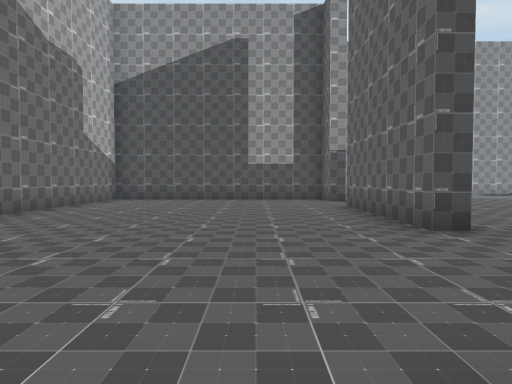
View 1 (above)

21 first-person views from a walk through a Unity game level. The camera is 1.3 m above the floor, tilts 2° down and sees 75° across. The floor is counted in squares, 2 m on a side. Each view is taken from the middle of a square. On the plan, view 1 faces up. The plan holds only what a view shows up to about 10 squares ahead; the rest is blank. The place goes on beyond the plan. The player character is not drawn.

View 2
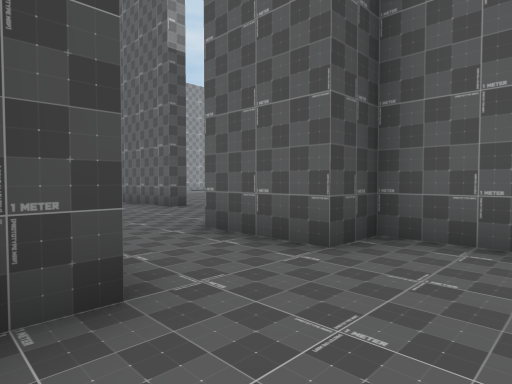

View 3
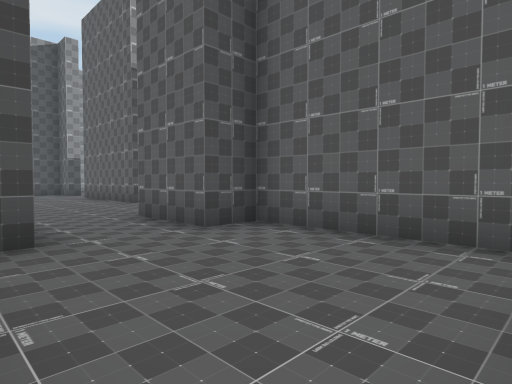

View 4
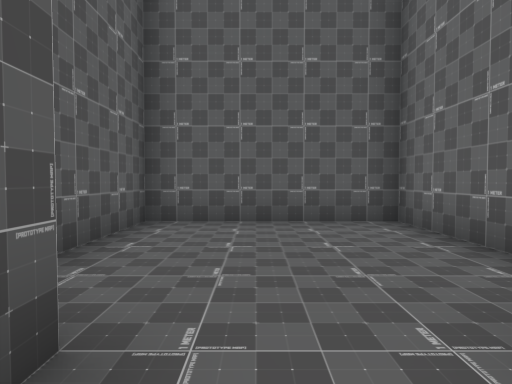

View 5
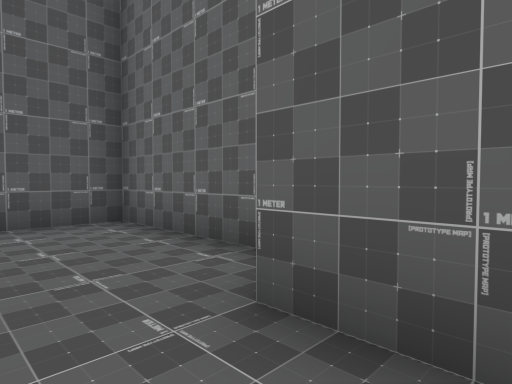

View 6
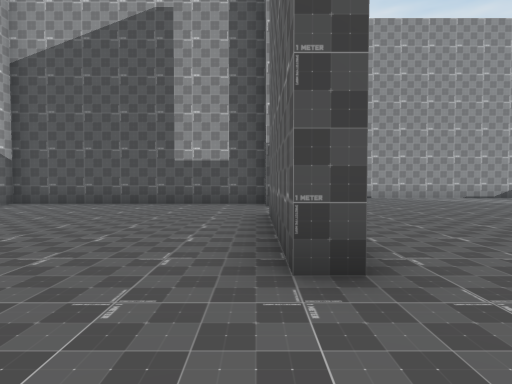

View 7
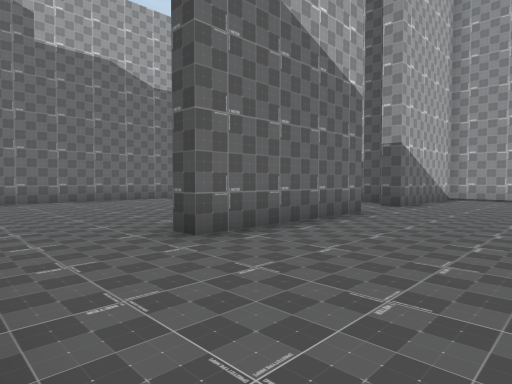

View 8
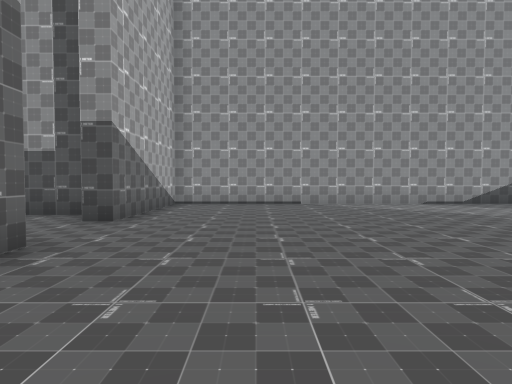

View 9
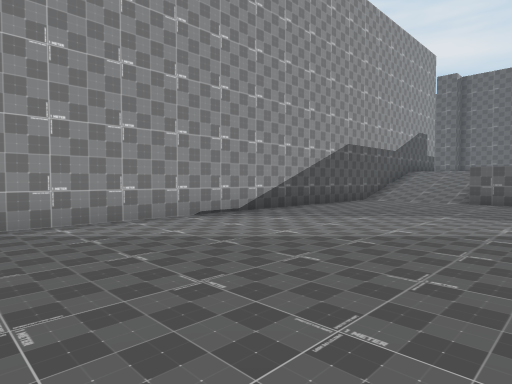

View 10
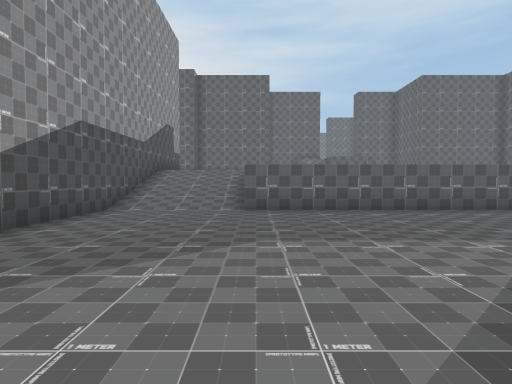

View 11
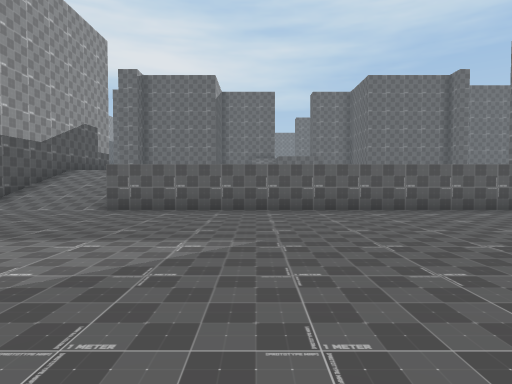

View 12
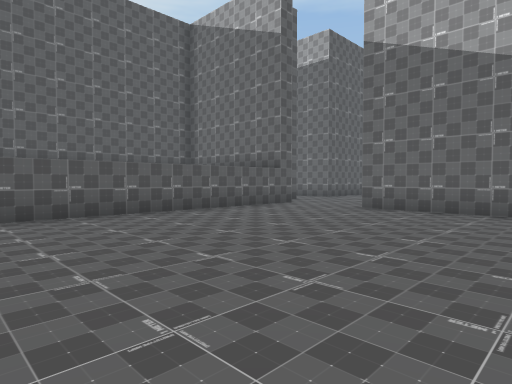

View 13
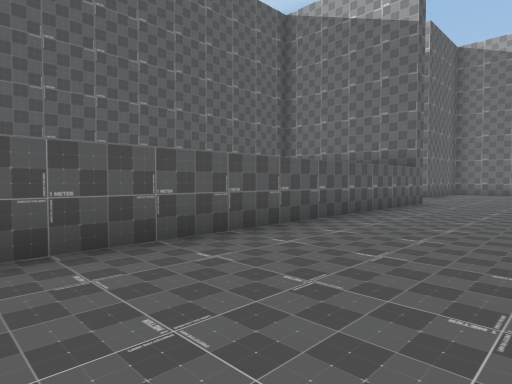

View 14
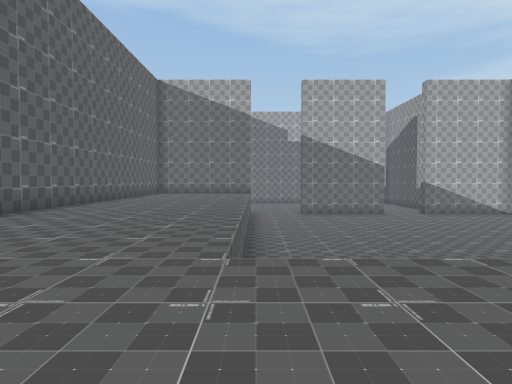

View 15
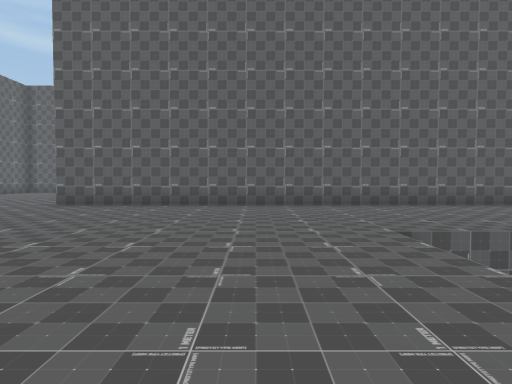

View 16
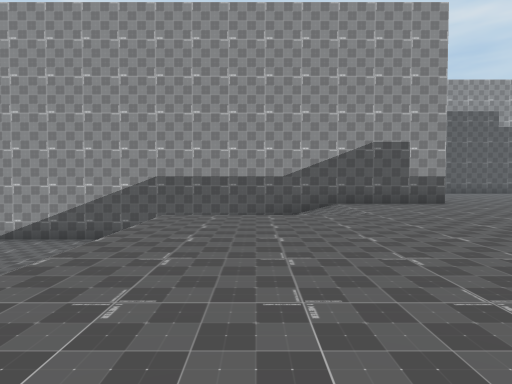

View 17
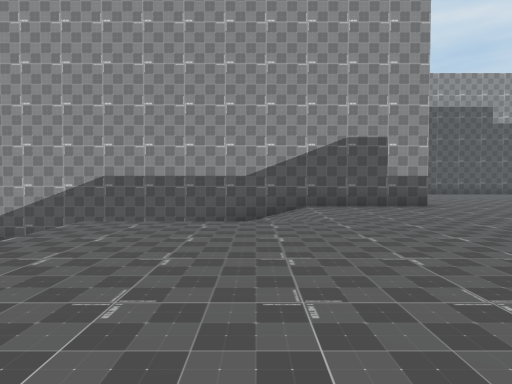

View 18
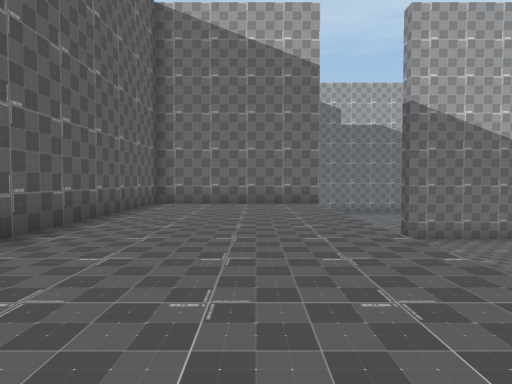

View 19
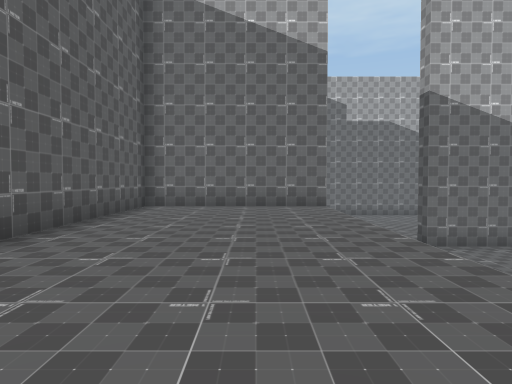

View 20
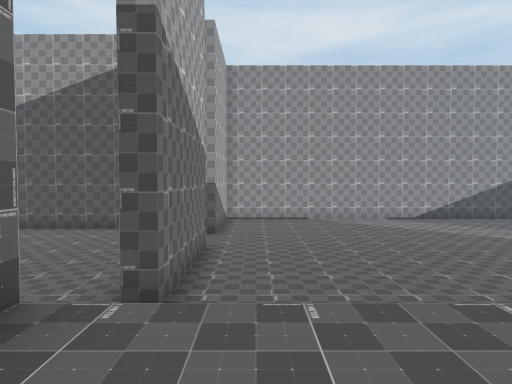

View 21
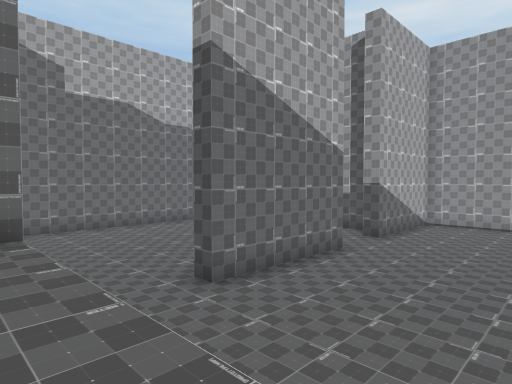

### Floor plan
Key: @ floor where view 1 was taken; # wall or solid block; . main floor; : floor 2 m higher than the main floor; / step, stairs or slope.
Columns run from 5 left of view 1 to 23 right of it. Each row starts with its distance up from view 1.
 15        ######################
 14        #..............////:::
 13        #..............////:::
 12 ########..............////:::
 11 #......#..............:://:::
 10 #.....................::::::
  9 #.....................::::::
  8 #......#..............:::::
  7 #......#..............::::
  6 #......#..............:::
  5 #......#..............:::
  4 #................. ...::::
  3 #.................  ..:::::
  2    ...................:::::
  1     ...#::::::::::::::::::::
  0    #.@##:::::::::::::::::::::
 -1   ##..##:::::::::::::::::::::
 -2   #....#:::::::::::::::::::::
 -3   #....######################
 -4   #....#
 -5   #....#
 -6   ######

Where each view was taken, in squares from view 1:
view 1: 0 up, 0 right, facing up
view 2: 3 down, 2 left, facing up-right
view 3: 5 down, 2 left, facing up-right
view 4: 0 up, 0 right, facing down
view 5: 0 up, 0 right, facing down-left
view 6: 2 up, 2 right, facing up
view 7: 2 up, 6 right, facing up-left
view 8: 5 up, 5 right, facing up
view 9: 9 up, 6 right, facing up-right
view 10: 11 up, 9 right, facing right
view 11: 8 up, 9 right, facing right
view 12: 8 up, 10 right, facing down-left
view 13: 5 up, 12 right, facing down-left
view 14: 2 up, 19 right, facing left
view 15: 6 up, 18 right, facing down
view 16: 5 up, 18 right, facing up
view 17: 6 up, 19 right, facing up
view 18: 0 up, 12 right, facing left
view 19: 0 up, 11 right, facing left
view 20: 0 up, 4 right, facing up
view 21: 1 up, 7 right, facing up-left
